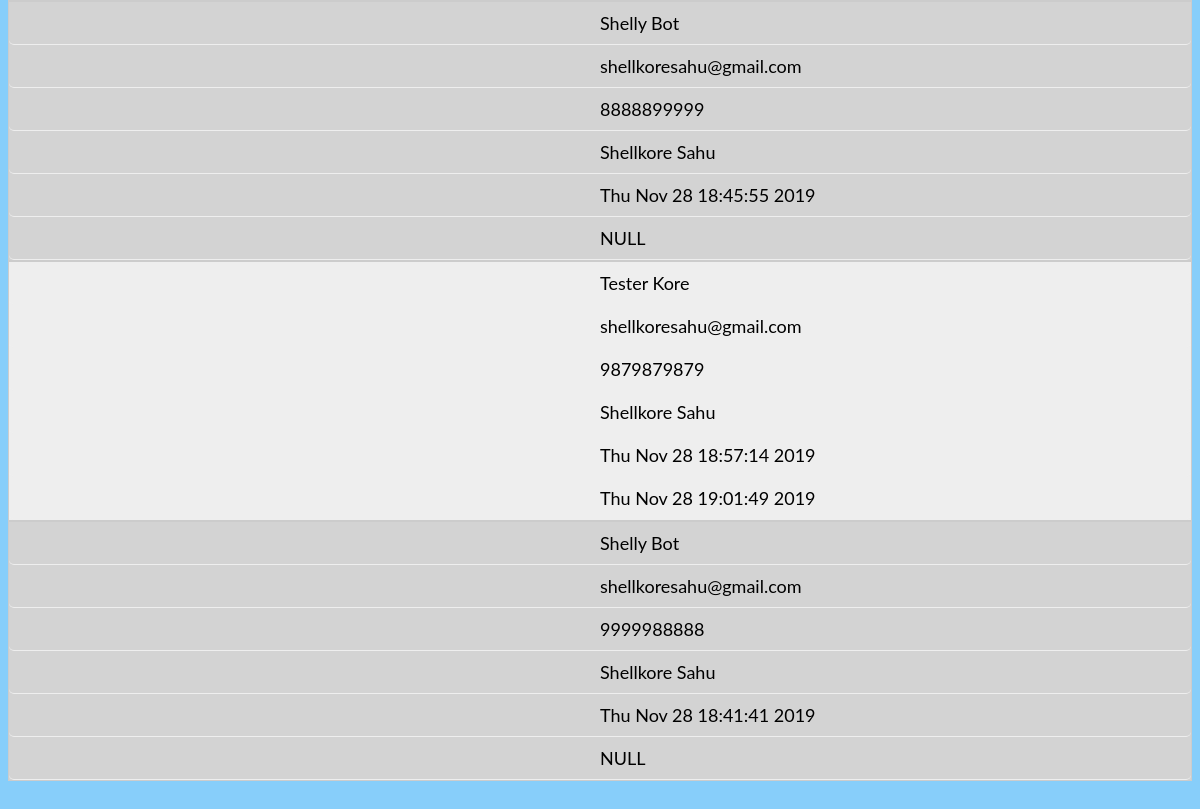
The app's page /visitors (lower part), older data.
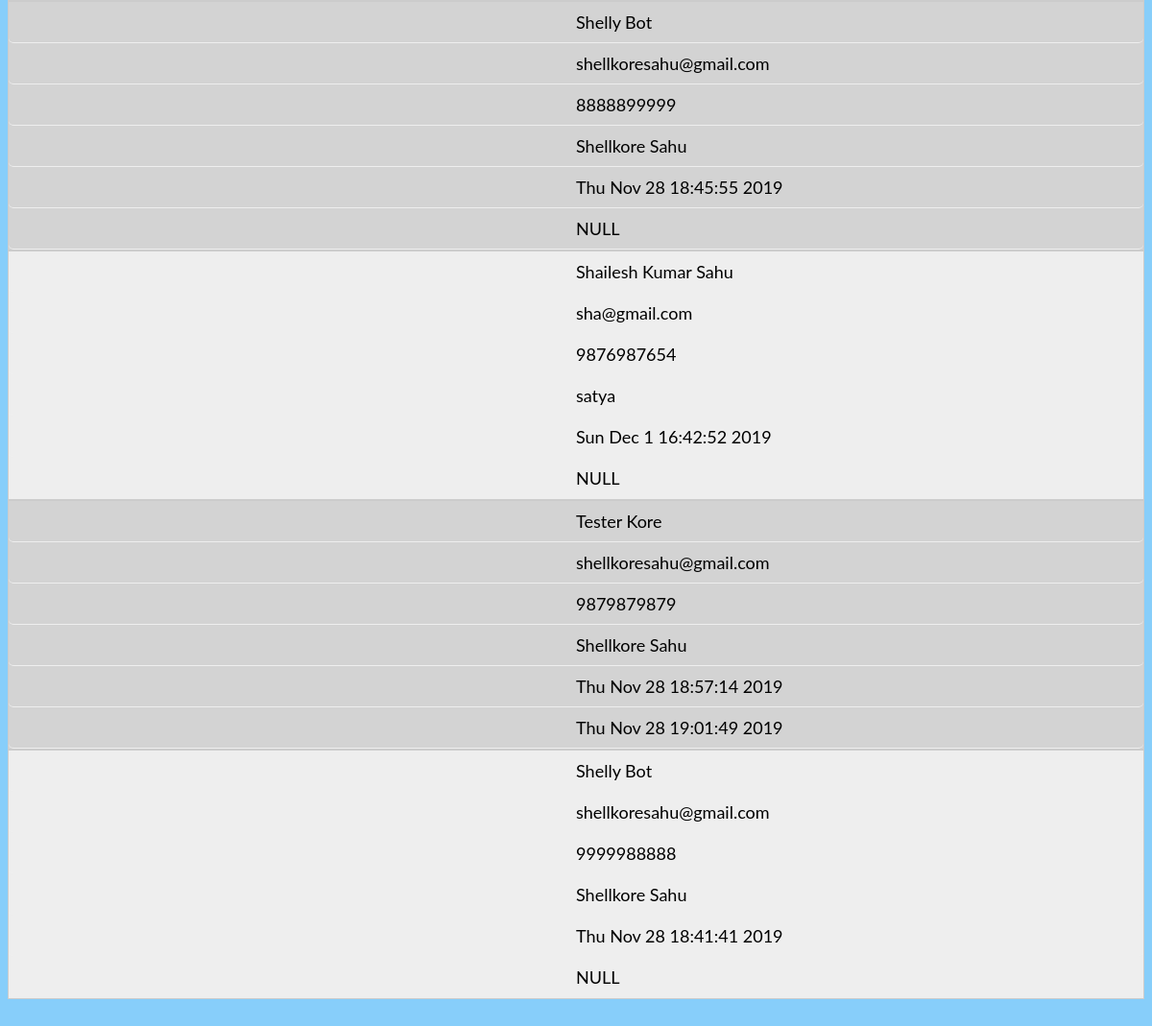
The same page, newer data.
### tables this page shows
CREATE TABLE visitor (name TEXT, email TEXT, phone INTEGER NOT NULL PRIMARY KEY, host TEXT, checkin TEXT, checkout TEXT);

### app.py (the view)
@app.route('/visitors')
def visitors():
   con = sql.connect("database.db")
   con.row_factory = sql.Row
   cur = con.cursor()
   cur.execute("select * from visitor")
   rows = cur.fetchall()
   return render_template("viewV.html",rows = rows)

### templates/viewV.html (shortened to what this page needs)
<!doctype html>
<html>
<head>
    <link rel="stylesheet" type="text/css" href="{{ url_for('static',filename='styles/style.css') }}">
</head>
   <body>
      <main >
      <table>
         {% for row in rows %}
            <tr>
               <td>{{row["name"]}}</td>
               <td>{{row["email"]}}</td>
               <td> {{row["phone"]}}</td>
               <td>{{row["host"]}}</td>
               <td>{{row["checkin"]}}</td>
               <td>{{row["checkout"]}}</td>
            </tr>
         {% endfor %}
      </table>
   </main>
   </body>
</html>

### static/styles/style.css (style rules this page uses)
body { background-color: rgba(135, 206, 250); font-family: "Lato", "Lucida Grande", "Lucida Sans Unicode", Tahoma, Sans-Serif; }
table { width: 90%; border-collapse: collapse; margin:50px auto; background-color: #D3D3D3; }
tr:nth-of-type(odd) { background: #eee; }
td, th { padding: 10px; border: 1px solid #ccc; text-align: left; font-size: 18px; border-radius: 5px; }
@media only screen and (max-width: 760px),
(min-device-width: 768px) and (max-device-width: 1024px) { table { width: 100%; } }
@media only screen and (max-width: 760px),
(min-device-width: 768px) and (max-device-width: 1024px) { table, thead, tbody, th, td, tr { display: block; } }
@media only screen and (max-width: 760px),
(min-device-width: 768px) and (max-device-width: 1024px) { tr { border: 1px solid #ccc; } }
@media only screen and (max-width: 760px),
(min-device-width: 768px) and (max-device-width: 1024px) { td { border: none; border-bottom: 1px solid #eee; position: relative; padding-left: 50%; } }
@media only screen and (max-width: 760px),
(min-device-width: 768px) and (max-device-width: 1024px) { td:before { position: absolute; top: 6px; left: 6px; width: 45%; padding-right: 10px; white-space: nowrap; content: attr(data-column); color: #000; font-weight: bold; } }

Row changes from the older to the newer data that the page shows:
added visitor: name "Shailesh Kumar Sahu", email "sha@gmail.com", phone "9876987654", host "satya", checkin "Sun Dec 1 16:42:52 2019", checkout "NULL"
